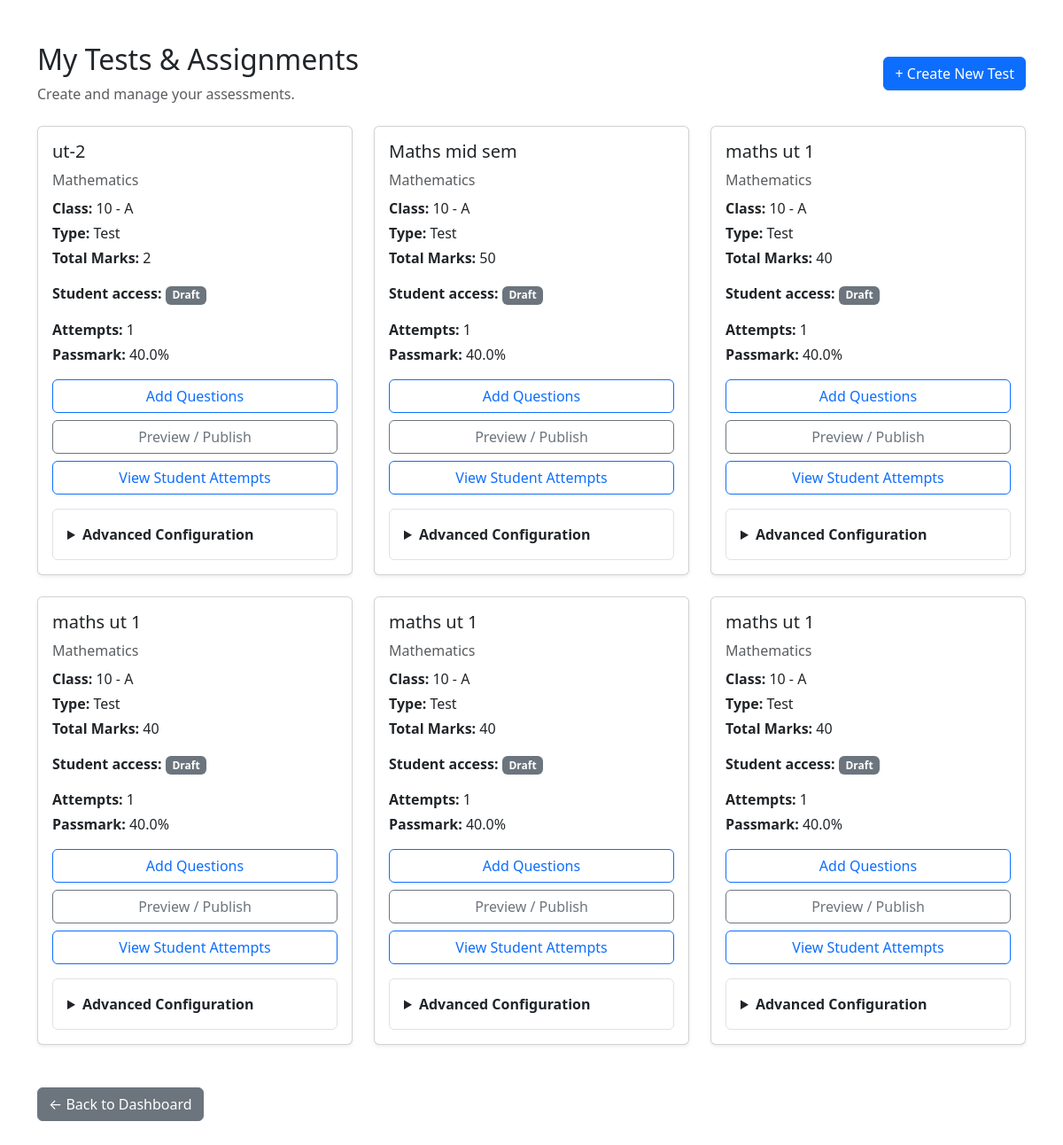
Page /exam/tests/ (signed in) on the committed database.
### academics/models.py (models this page shows, shortened)
class Assessment(models.Model):
    class AssessmentType(models.TextChoices):
        TEST = "TEST", "Test"
        ASSIGNMENT = "ASSIGNMENT", "Assignment"
    class TimingMode(models.TextChoices):
        NONE = "NONE", "No Time Limit"
        ENTIRE_TEST = "ENTIRE_TEST", "Entire Test"
        PER_QUESTION = "PER_QUESTION", "Per Question"
    title = models.CharField(max_length=200)
    description = models.TextField(blank=True)
    teacher = models.ForeignKey(
        "accounts.TeacherProfile",
        on_delete=models.CASCADE,
        related_name="assessments"
    )
    student_class = models.ForeignKey(
        Class,
        on_delete=models.CASCADE,
        related_name="assessments"
    )
    subject = models.ForeignKey(
        Subject,
        on_delete=models.CASCADE,
        related_name="assessments"
    )
    assessment_type = models.CharField(
        max_length=20,
        choices=AssessmentType.choices
    )
    total_marks = models.PositiveIntegerField()
    is_published = models.BooleanField(default=False)
    max_attempts = models.PositiveIntegerField(default=1)
    shuffle_questions = models.BooleanField(default=False)
    show_results_immediately = models.BooleanField(default=True)
    results_released = models.BooleanField(default=False)
    passmark_percentage = models.FloatField(default=40.0)
    access_code = models.CharField(max_length=20, blank=True, null=True)
    instructions = models.TextField(blank=True)
    timing_mode = models.CharField(
        max_length=20,
        choices=TimingMode.choices,
        default=TimingMode.NONE
    )
    duration_hours = models.PositiveIntegerField(
        default=0
    )
    duration_minutes = models.PositiveIntegerField(
        default=0
    )
    available_from = models.DateTimeField(
        null=True,
        blank=True
    )
    due_date = models.DateTimeField(
        null=True,
        blank=True
    )
    created_at = models.DateTimeField(
        auto_now_add=True
    )

class Subject(models.Model):
    name = models.CharField(max_length=100)
    code = models.CharField(max_length=20, unique=True)

class Class(models.Model):
    name = models.CharField(max_length=50)
    section = models.CharField(max_length=10)
    academic_year = models.CharField(max_length=20)
    def __str__(self):
        return f"{self.name} - {self.section}"

### exam_engine/views.py (the view, shortened to what this page needs)
@login_required
def test_management(request):
    if request.user.role != "TEACHER":
        return redirect("dashboard")
    teacher = request.user.teacher_profile
    invalid_form = None
    invalid_assessment_id = None
    assessments = Assessment.objects.filter(
        teacher=teacher
    ).select_related(
        "student_class",
        "subject"
    ).order_by("-created_at")
    for assessment in assessments:
        assessment.configuration_form = (
            invalid_form if assessment.pk == invalid_assessment_id
            else AssessmentConfigurationForm(instance=assessment)
        )
    return render(
        request,
        "exam_engine/test_management.html",
        {
            "assessments": assessments,
        }
    )

### exam_engine/templates/exam_engine/test_management.html (shortened to what this page needs)
<!DOCTYPE html>
<html lang="en">
<head>
    <link
        href="https://cdn.jsdelivr.net/npm/bootstrap@5.3.3/dist/css/bootstrap.min.css"
        rel="stylesheet"
    >
</head>
<body>
<div class="container py-5">
    <div class="d-flex justify-content-between align-items-center mb-4">
        <div>
            <h2>My Tests & Assignments</h2>
            <p class="text-muted mb-0">
                Create and manage your assessments.
            </p>
        </div>
        <a
            href="{% url 'create_assessment' %}"
            class="btn btn-primary"
        >
            + Create New Test
        </a>
    </div>
    {% if assessments %}
        <div class="row">
            {% for assessment in assessments %}
                <div class="col-md-6 col-lg-4 mb-4">
                    <div class="card h-100 shadow-sm">
                        <div class="card-body">
                            <h5 class="card-title">
                                {{ assessment.title }}
                            </h5>
                            <p class="text-muted mb-2">
                                {{ assessment.subject.name }}
                            </p>
                            <p class="mb-1">
                                <strong>Class:</strong>
                                {{ assessment.student_class }}
                            </p>
                            <p class="mb-1">
                                <strong>Type:</strong>
                                {{ assessment.get_assessment_type_display }}
                            </p>
                            <p class="mb-3">
                                <strong>Total Marks:</strong>
                                {{ assessment.total_marks }}
                            </p>
                            <p class="mb-3">
                                <strong>Student access:</strong>
                                {% if assessment.is_published %}
                                    <span class="badge bg-success">Published</span>
                                {% else %}
                                    <span class="badge bg-secondary">Draft</span>
                                {% endif %}
                            </p>
                            <p class="mb-1"><strong>Attempts:</strong> {% if assessment.max_attempts == 0 %}Unlimited{% else %}{{ assessment.max_attempts }}{% endif %}</p>
                            <p class="mb-3"><strong>Passmark:</strong> {{ assessment.passmark_percentage|floatformat:1 }}%</p>
                            <a
                                href="{% url 'question_create' assessment.id %}"
                                class="btn btn-outline-primary w-100"
                            >
                                Add Questions
                            </a>
                            <a
                                href="{% url 'test_preview' assessment.id %}"
                                class="btn btn-outline-secondary w-100 mt-2"
                            >
                                Preview / Publish
                            </a>
                            <a
                                href="{% url 'teacher_attempts' assessment.id %}"
                                class="btn btn-outline-primary w-100 mt-2"
                            >
                                View Student Attempts
                            </a>
                            <details class="border rounded p-3 mt-3">
                                <summary class="fw-semibold">Advanced Configuration</summary>
                            </details>
                        </div>
                    </div>
                </div>
            {% endfor %}
        </div>
    {% endif %}
    <div class="mt-4">
        <a
            href="{% url 'dashboard' %}"
            class="btn btn-secondary"
        >
            ← Back to Dashboard
        </a>
    </div>
</div>
</body>
</html>

### rows in the picture
Assessment: title "ut-2", subject.name "Mathematics", student_class "10 - A", assessment_type "Test", total_marks "2", is_published "Draft", max_attempts "1", passmark_percentage "40.0"
Assessment: title "Maths mid sem", subject.name "Mathematics", student_class "10 - A", assessment_type "Test", total_marks "50", is_published "Draft", max_attempts "1", passmark_percentage "40.0"
Assessment: title "maths ut 1", subject.name "Mathematics", student_class "10 - A", assessment_type "Test", total_marks "40", is_published "Draft", max_attempts "1", passmark_percentage "40.0"
Assessment: title "maths ut 1", subject.name "Mathematics", student_class "10 - A", assessment_type "Test", total_marks "40", is_published "Draft", max_attempts "1", passmark_percentage "40.0"
Assessment: title "maths ut 1", subject.name "Mathematics", student_class "10 - A", assessment_type "Test", total_marks "40", is_published "Draft", max_attempts "1", passmark_percentage "40.0"
Assessment: title "maths ut 1", subject.name "Mathematics", student_class "10 - A", assessment_type "Test", total_marks "40", is_published "Draft", max_attempts "1", passmark_percentage "40.0"
